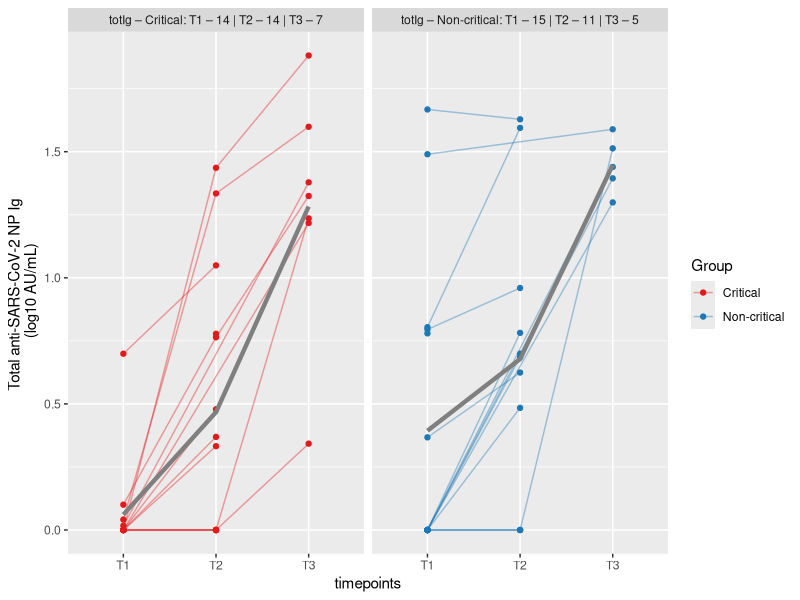
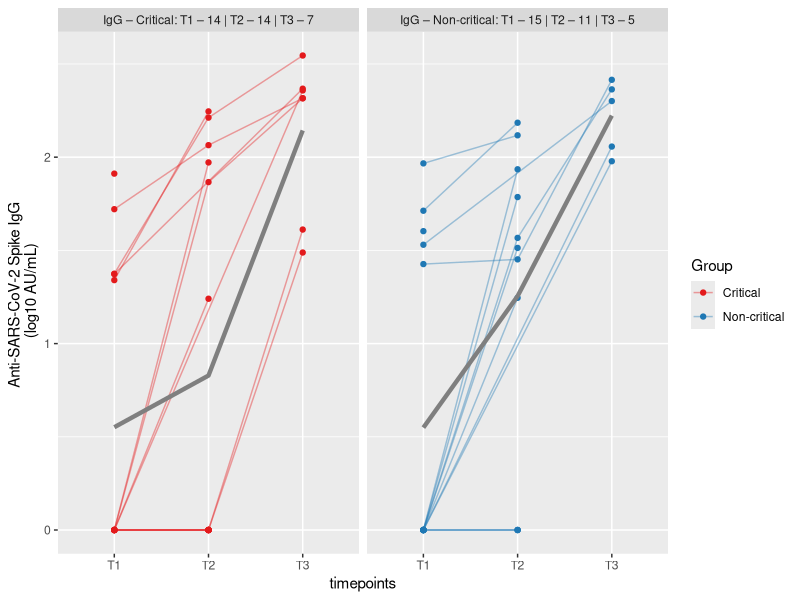
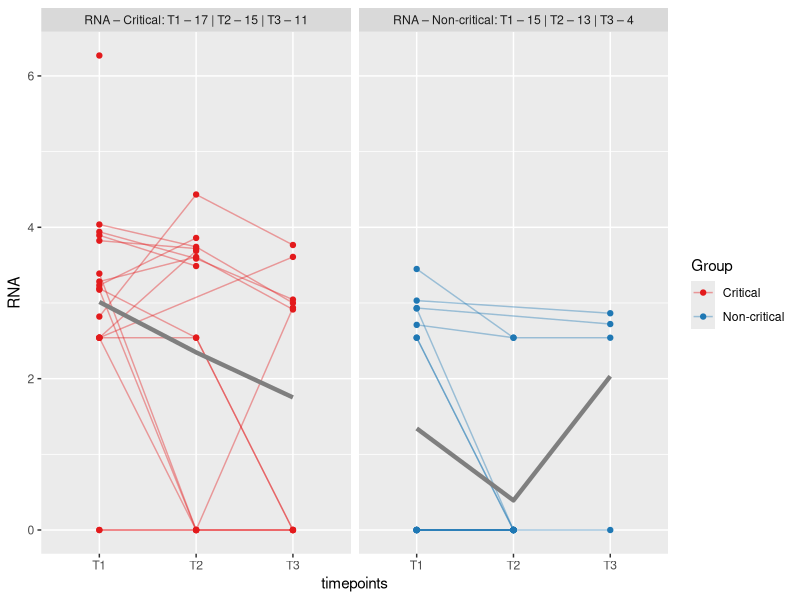
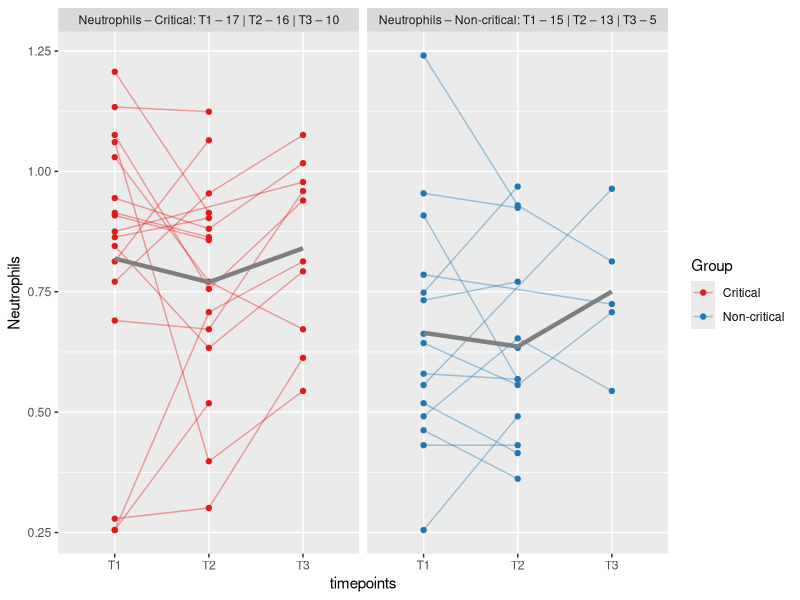
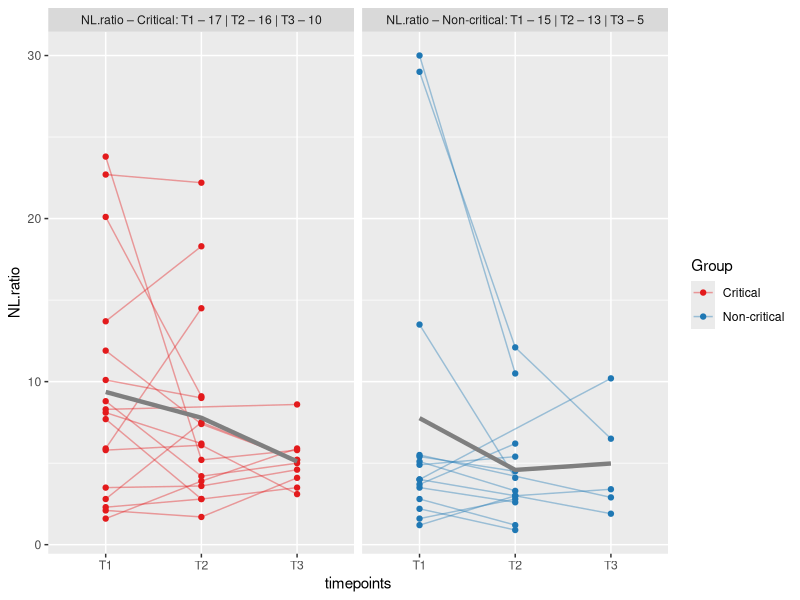
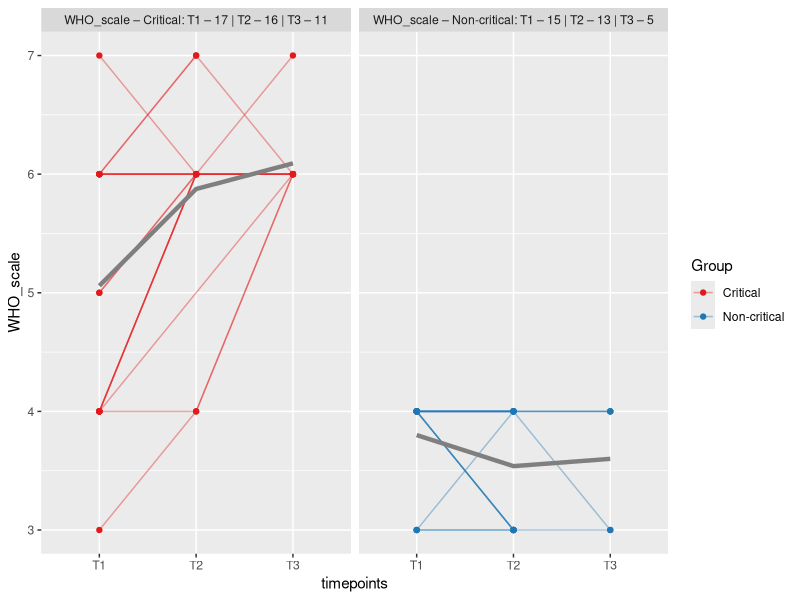
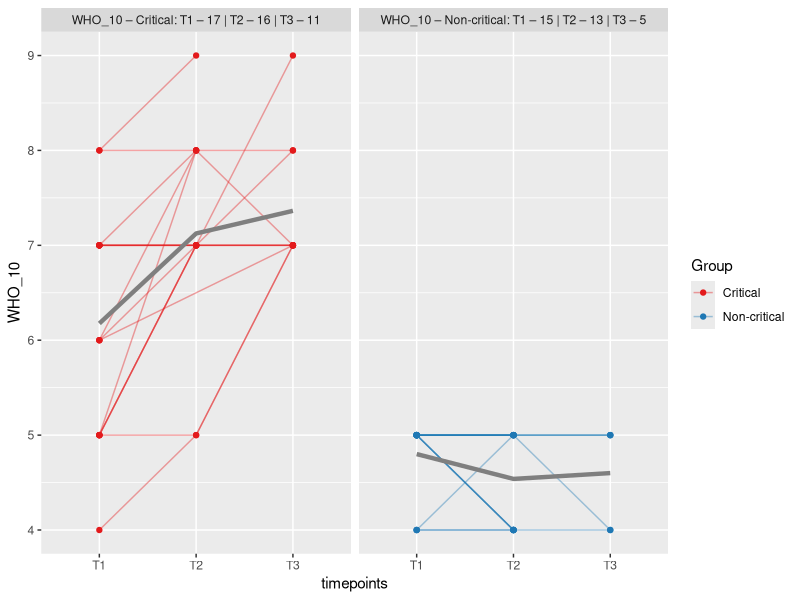
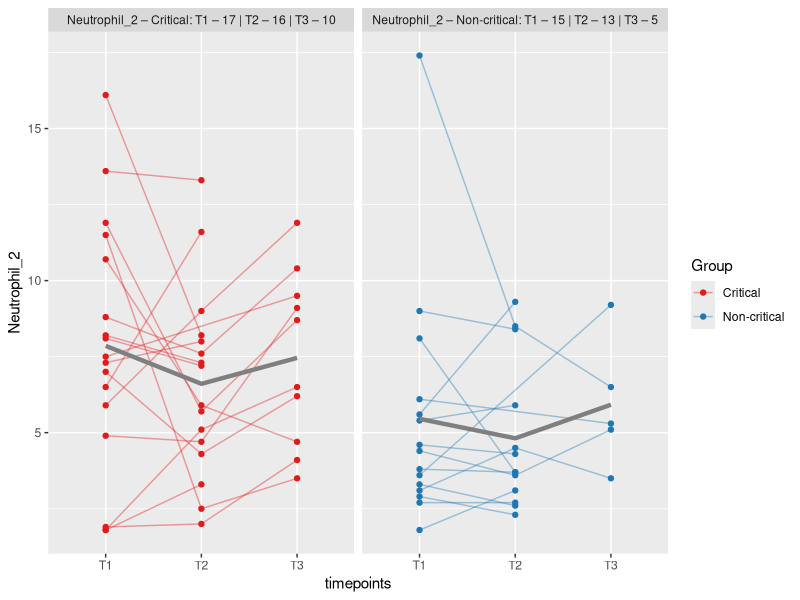

Reproduce these figures in R, in order.
# setwd("~/A_Projects/EpiGen/R_Work_Folder/Cov_Mech/")

clin_dta<-read.csv('data/removed_002_127/clinical_data_for_traj.csv',row.name=1)


#Convert to numeric and log transform
clin_dta$RNA <- gsub(pattern = ',',replacement = '.',x = clin_dta$RNA)
clin_dta$RNA <- as.numeric(clin_dta$RNA)
clin_dta$RNA<-log10(clin_dta$RNA)
clin_dta$RNA <- gsub(pattern = '-Inf',replacement = 0,x = clin_dta$RNA)

clin_dta$IgG <- as.numeric(clin_dta$IgG)
clin_dta$IgG<-log10(clin_dta$IgG)
clin_dta$IgG <- gsub(pattern = '-Inf',replacement = 0,x = clin_dta$IgG)

clin_dta$totIg<- as.numeric(clin_dta$totIg)
clin_dta$totIg<-log10(clin_dta$totIg)
clin_dta$totIg <- gsub(pattern = '-Inf',replacement = 0,x = clin_dta$totIg)

# clin_dta$Neutrophils<- as.numeric(clin_dta$Neutrophils)
# clin_dta$Neutrophils<-log10(clin_dta$Neutrophils)
# clin_dta$Neutrophils <- gsub(pattern = '-Inf',replacement = 0,x = clin_dta$Neutrophils)

library(reshape2)
clin_dta$ID<-unlist(strsplit(clin_dta$ID,'_'))[c(T,F)]#Split and keep uneven (ID, not _TP)

melted_vals <- reshape2::melt(clin_dta,id=c('ID','Timepoint','Severe'))
melted_vals <- melted_vals[is.na(melted_vals$value)==F,]#Remove NAs to prevent plotting
melted_vals$value<-as.numeric(melted_vals$value)
# test$value<-round(as.numeric(test$value), digits = 2)
# test<-test[test$variable != 'ID',]


graphic_vector<-c("#e31a1c","#1f78b4")
names(graphic_vector)<-c('Critical','Non-critical')

melted_vals$Severe[melted_vals$Severe=='Y']<-"Critical"
melted_vals$Severe[melted_vals$Severe=='N']<-"Non-critical"

names(melted_vals)[names(melted_vals) == 'Severe'] <- 'Group'


#Convert timepoints to numeric
melted_vals$Timepoint[melted_vals$Timepoint=='T1']<-1
melted_vals$Timepoint[melted_vals$Timepoint=='T2']<-2
melted_vals$Timepoint[melted_vals$Timepoint=='T3']<-3


melted_vals$Timepoint<-factor(as.numeric(melted_vals$Timepoint),levels=c(1,2,3))
#Create custom labels
melted_vals$labels<-paste0(melted_vals$variable,' – ',melted_vals$Group)

#Add number of patients at each timepoint to the labels
for (label in unique(melted_vals$labels)){
  num_samples<-table(melted_vals$Timepoint[melted_vals$labels==label])
  new_label<-paste0(label,': T1 – ',unname(num_samples[1]),' | T2 – ',unname(num_samples[2]),' | T3 – ',unname(num_samples[3]))
  melted_vals$labels[melted_vals$labels==label]<-new_label
}


library(ggplot2)

for(dta_type in unique(melted_vals$variable)){
  
  sub_melt<-melted_vals[melted_vals$variable == dta_type,]
  
  #calculate mean
  mean_df<-data.frame(NULL)
  for(cat in unique(sub_melt$labels)){
    temp_df<-sub_melt[sub_melt$labels==cat,]
    for(tp in unique(temp_df$Timepoint)){
      mean_val<-mean(temp_df$value[temp_df$Timepoint==tp])
      df<-data.frame(Timepoint=tp,Group=unique(temp_df$Group),value=mean_val,labels=cat)
      if(nrow(mean_df)==0){
        mean_df<-df
      }else{
        mean_df<-rbind(mean_df,df)
      }
    }
  }
  
  #Conditional for renaming Y axis
  if(dta_type=='IgG'){
    y_axis_name<-'Anti-SARS-CoV-2 Spike IgG \n (log10 AU/mL)'
  }else if(dta_type=='totIg'){
    y_axis_name<-'Total anti-SARS-CoV-2 NP Ig \n (log10 AU/mL)'
  }else{
    y_axis_name<-dta_type
  }
  
  
  
  plt <- ggplot(sub_melt, aes(y = value , x =Timepoint, color = Group))+
    scale_color_manual(values=graphic_vector) +
    geom_line(aes(group = ID), alpha = 0.4) +
    geom_point() +
    ylab('log10(values)')+
    geom_line(
      data = mean_df, lwd = 1.5, color = "grey50",
      aes(group = labels)
    ) +
    scale_x_discrete(name ="timepoints",
                     breaks=c('1','2','3'),
                     labels=c("T1", "T2", "T3"))+
    ylab(y_axis_name)+
    facet_wrap(~labels,ncol = 2)
  
  svg(paste0(dta_type,'.svg'),width=8,height=3)
  print(plt)
  dev.off()
  
  
}


